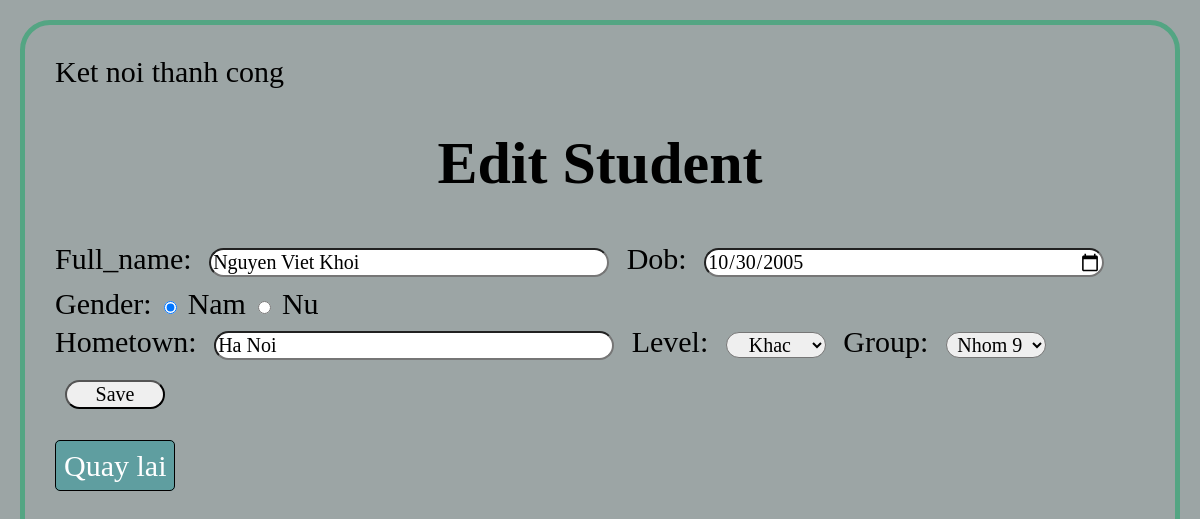
/php/edit.php?id=1, run on the app's committed database.
### tables this page shows
CREATE TABLE `table_student` (
  `id` int(50) NOT NULL,
  `full_name` varchar(255) NOT NULL,
  `dob` date NOT NULL,
  `gender` int(10) NOT NULL,
  `hometown` varchar(255) NOT NULL,
  `level_id` int(20) NOT NULL,
  `group_id` int(20) NOT NULL
);

### php/edit.php (the view, shortened to what this page needs)
<?php
include "databasename.php";
$id = isset($_GET["id"]) ? intval($_GET["id"]) : 0;
$sql = "SELECT * FROM table_student WHERE id=$id";
$result = $conn->query($sql);
$row=$result->fetch_assoc();
?>
<!DOCTYPE html>
<html lang="en">
<head>
    <link rel="stylesheet" href="../css/style2.css">
</head>
<body>
    <h1>Edit Student</h1>
    <form action="updateedit.php" method="POST">
        <label for="full_name">Full_name:</label>
            <input type="text" name="full_name" value="<?php echo $row["full_name"]; ?>">
        <label for="dob">Dob:</label>
            <input type="date" name="dob" value="<?php echo $row["dob"]; ?>"><br>
        <label for="gender">Gender:</label>
            <input type="radio" name="gender" value= "1" <?php echo ($row["gender"] == 1) ? "Checked" :  ""; ?> required> Nam
            <input type="radio" name="gender" value= "0" <?php echo ($row["gender"] == 0) ? "Checked" :  ""; ?> required> Nu <br>
        <label for="hometown">Hometown:</label>
        <input type="text" name="hometown" value="<?php echo $row["hometown"]; ?>">
        <label for="level_id">Level:</label>
        <select name="level_id" required>
            <option value="3"<?php echo ($row['level_id'] == 3 ) ? 'selected' : ''; ?>>Khac</option>
        </select>
        <label for="group_id">Group:</label>
        <select name="group_id">
            <option value="9" <?php echo ($row['group_id'] == 9) ? 'selected' : '' ?>>Nhom 9</option>
        </select><br>
        <button type='submit'>Save</button>
    </form>
    <a class="edit"href="index.php">Quay lai</a>
</body>
</html>

### css/style2.css (style rules this page uses)
body { background-color: rgb(156, 165, 165); font-family: 'Times New Roman', Times, serif; margin: 20px; padding: 30px; font-size: 30px; border: 5px solid rgb(84, 165, 131); border-radius: 30px; }
h1 { font-family: 'Times New Roman', Times, serif; text-align: center; }
input[type=text] { font-size: 20px; font-family: 'Times New Roman', Times, serif; width: 400px; padding: auto; margin: 10px; border-radius: 30px; }
input[type=date] { font-size: 20px; font-family: 'Times New Roman', Times, serif; width: 400px; padding: auto; margin: 10px; border-radius: 30px; }
select[name=level_id] { font-size: 20px; font-family: 'Times New Roman', Times, serif; width: 100px; padding: auto; margin: 10px; text-align: center; border-radius: 30px; }
select[name=group_id] { font-size: 20px; font-family: 'Times New Roman', Times, serif; width: 100px; padding: auto; margin: 10px; text-align: center; border-radius: 30px; }
button[type=submit] { font-size: 20px; font-family: 'Times New Roman', Times, serif; width: 100px; padding: auto; margin: 10px; text-align: center; border-radius: 30px; }
.edit { padding: 8px 8px; margin-right: 10px; border: 1px solid black; background-color: cadetblue; text-decoration: none; color: white; border-radius: 5px; text-align: center; }

### data on the page
table_student: full_name "Nguyen Viet Khoi", dob "10/30/2005", gender "☑", hometown "Ha Noi", level_id "Khac", group_id "Nhom 9"
